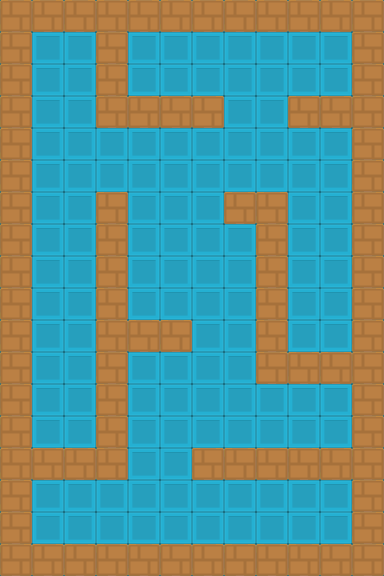

Below is a game level as drawn by its tile map, then a one-line description and the .tmx that defines it (tile-layer data replaced by summaries):
An orthogonal 12x18 tile map with 32x32 px tiles, 2 tile layers (fundo, colisao), 2 tilesets and 14 objects.

<map version="1.2" tiledversion="1.2.4" orientation="orthogonal" renderorder="right-down" width="12" height="18" tilewidth="32" tileheight="32" infinite="0" nextlayerid="5" nextobjectid="16">
 <tileset firstgid="1" name="blocos" tilewidth="32" tileheight="32" tilecount="8" columns="2">
  <image source="../images/blocos.png" width="64" height="128" />
 </tileset>
 <tileset firstgid="9" name="blockx64" tilewidth="32" tileheight="32" tilecount="36" columns="6">
  <image source="../images/blockx64.png" width="192" height="192" />
 </tileset>
 <layer id="1" name="fundo" width="12" height="18" locked="1">
  <data>[216 cells, 216 non-empty, 1 distinct tile ids]</data>
 </layer>
 <layer id="4" name="colisao" width="12" height="18" locked="1">
  <data>[216 cells, 91 non-empty, 1 distinct tile ids]</data>
 </layer>
 <objectgroup id="2" name="colisao" visible="0" locked="1">
  <object id="1" x="1" y="3" width="382" height="29" />
  <object id="2" x="2" y="33" width="30" height="541" />
  <object id="3" x="96" y="33" width="32" height="94" />
  <object id="4" x="130" y="96" width="93" height="31" />
  <object id="5" x="289" y="97" width="63" height="31" />
  <object id="6" x="353" y="33" width="28" height="542" />
  <object id="7" x="225" y="193" width="62" height="31" />
  <object id="8" x="256" y="226" width="31" height="123" />
  <object id="9" x="256" y="351" width="96" height="32" />
  <object id="10" x="193" y="448" width="159" height="31" />
  <object id="11" x="34" y="544" width="317" height="30" />
  <object id="13" x="33" y="448" width="94" height="31" />
  <object id="14" x="96" y="192" width="31" height="254" />
  <object id="15" x="128" y="320" width="64" height="31" />
 </objectgroup>
</map>
